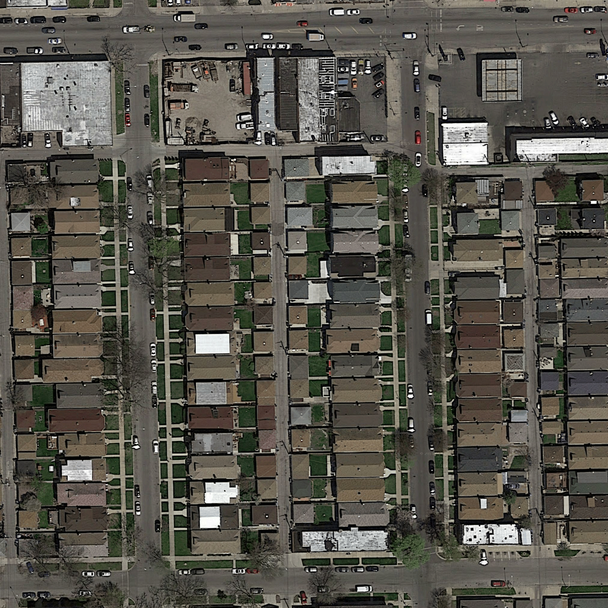
#> input picture Road_segmentation/test_set_images/test_1/test_1.png, 608 x 608 px, found by its file name; its folder holds only this picture in this run
$ jupyter execute --allow-errors 5_Colour_image_enhancement.ipynb   (shell and % lines are left out)
#> lines starting #> are read from the running program, lines starting #| are printed output that depends on the picture
# Logistic Regression with colour + greyscale + image enhancement

Added different image enhancements to the model in step 4, ie 10 features
+ Clip limit = 0.3

[cell 1]
import matplotlib.image as mpimg
import numpy as np
import matplotlib.pyplot as plt
import os,sys
from PIL import Image
from mask_to_submission import *

from sklearn import linear_model
from sklearn import model_selection
from sklearn import metrics
from sklearn.model_selection import cross_val_score

from skimage import data, img_as_float
from skimage import exposure
from skimage.morphology import disk
from skimage.filters.rank import enhance_contrast
from skimage.color import rgb2gray
from skimage.filters.rank import autolevel

[cell 2]
# Helper functions

def load_image(infilename):
    data = mpimg.imread(infilename)
    return data

# [21 lines left out: functions img_float_to_uint8, concatenate_images, not called in this run]

def img_crop(im, w, h):
    list_patches = []
    imgwidth = im.shape[0]
    imgheight = im.shape[1]
    is_2d = len(im.shape) < 3
    for i in range(0,imgheight,h):
        for j in range(0,imgwidth,w):
            if is_2d:
                im_patch = im[j:j+w, i:i+h]
            else:
                im_patch = im[j:j+w, i:i+h, :]
            list_patches.append(im_patch)
    return list_patches

[cell 3]
# Loaded a set of images
root_dir = "training/"

image_dir = root_dir + "images/"
#> (the rest of this cell did not finish here and is left out)

[cell 4]
# Extract patches from input images
patch_size = 38 # each patch is 16*16 pixels

#> (the rest of this cell did not finish here and is left out)

[cell 5]
# Extract 6-dimensional features consisting of average RGB color as well as variance
# [12 lines left out: functions extract_features, extract_features_2d, not called in this run]

#Extract 10-dimensional features, average RGB and gray colour and variance
def extract_features_all(img, img_e):
    feat_m = np.mean(img, axis=(0,1))
    feat_v = np.var(img, axis=(0,1))
    feat_m1 = np.mean(img)
    feat_v1 = np.var(img)
    f = np.append(feat_v, feat_m)
    f1 = np.append(feat_v1, feat_m1)
    feature = np.append(f, f1)

    feat_m2 = np.mean(img_e)
    feat_v2 = np.var(img_e)
    f2 = np.append(feat_v2, feat_m2)

    feat = np.append(feature, f2)

    return feat

# Extract features for a given image
def extract_img_features(filename):
    img = load_image(filename)
    img_patches = img_crop(img, patch_size, patch_size)
    img_e = exposure.equalize_adapthist(img, clip_limit=0.002)
    img_patches_e = img_crop(img_e, patch_size, patch_size)

    X = np.asarray([extract_features_all(img_patches[i],img_patches_e[i]) for i in range(len(img_patches))])
    return X

[cell 6]
# Compute features for each image patch
foreground_threshold = 0.25 # percentage of pixels > 1 required to assign a foreground label to a patch

# [6 lines left out: function value_to_class, not called in this run]

#> (the rest of this cell did not finish here and is left out)

#> (a cell that did not finish here is left out)

#> (a cell that did not finish here is left out)

[cell 9]
# train a logistic regression classifier

# we create an instance of the classifier and fit the data
classifier = linear_model.LogisticRegression(C=1e5, class_weight="balanced")
#> (the rest of this cell did not finish here and is left out)

#> (a cell that did not finish here is left out)

[cell 11]
# Check automatically with crossvalidation
k = 60
#> (the rest of this cell did not finish here and is left out)

[cell 12]
# Convert array of labels to an image

# [20 lines left out: functions label_to_img, make_img_overlay, not called in this run]

[cell 13]
#Create prediction images using all the test images
def binary_to_uint8(img):
    rimg = (img * 255).round().astype(np.uint8)
    return rimg

def create_submission(classifier):
    test_img_dir = 'test_set_images/'
    for img_idx in range(1, 51):

        test_img_dir_i = test_img_dir + 'test_' + str(img_idx) + '/'
        test_files = os.listdir(test_img_dir_i)
        img = load_image(test_img_dir_i + test_files[0])
#> in load_image, data is the input picture: shape (608, 608, 3) float32; mean R, G, B 0.341, 0.331, 0.298

        Xi = extract_img_features(test_img_dir_i + test_files[0])
#> after the loop in img_crop, `for i in range(0,imgheight,h):`: list_patches = 256 items
#> in extract_features_all, `feat_m = np.mean(img, axis=(0,1))`: feat_m = [0.404, 0.391, 0.368]
#> in extract_features_all, `feat_v = np.var(img, axis=(0,1))`: feat_v = [0.0322, 0.0311, 0.0281]
#> in extract_features_all, `feat_m1 = np.mean(img)`: feat_m1 = 0.388
#> in extract_features_all, `feat_v1 = np.var(img)`: feat_v1 = 0.0307
#> in extract_features_all, `f = np.append(feat_v, feat_m)`: f = [0.0322, 0.0311, 0.0281, 0.404, 0.391, 0.368]
#> in extract_features_all, `f1 = np.append(feat_v1, feat_m1)`: f1 = [0.0307, 0.388]
#> in extract_features_all, `feature = np.append(f, f1)`: feature = [0.0322, 0.0311, 0.0281, 0.404, 0.391, 0.368, 0.0307, 0.388]
#> in extract_features_all, `feat_m2 = np.mean(img_e)`: feat_m2 = 0.386
#> in extract_features_all, `feat_v2 = np.var(img_e)`: feat_v2 = 0.0307
#> in extract_features_all, `f2 = np.append(feat_v2, feat_m2)`: f2 = [0.0307, 0.386]
#> in extract_features_all, `feat = np.append(feature, f2)`: feat = [0.0322, 0.0311, 0.0281, 0.404, 0.391, 0.368, 0.0307, 0.388, 0.0307, 0.386]
#> in extract_features_all (call 14), `feat_m = np.mean(img, axis=(0,1))`: feat_m = [0.343, 0.321, 0.282]
#> in extract_features_all (call 14), `feat_m = np.mean(img, axis=(0,1))`:
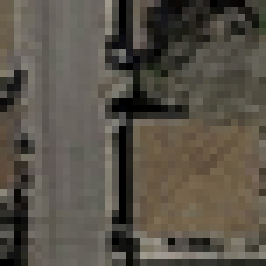
#> img: shape (38, 38, 3) float32 (shown 7 times larger); mean of channels 0, 1, 2 0.343, 0.321, 0.282; drawn as R, G, B
#> in extract_features_all (call 14), `feat_v = np.var(img, axis=(0,1))`: feat_v = [0.0171, 0.0146, 0.0124]
#> in extract_features_all (call 14), `feat_m1 = np.mean(img)`: feat_m1 = 0.315
#> in extract_features_all (call 14), `feat_v1 = np.var(img)`: feat_v1 = 0.0153
#> in extract_features_all (call 14), `f = np.append(feat_v, feat_m)`: f = [0.0171, 0.0146, 0.0124, 0.343, 0.321, 0.282]
#> in extract_features_all (call 14), `f1 = np.append(feat_v1, feat_m1)`: f1 = [0.0153, 0.315]
#> in extract_features_all (call 14), `feature = np.append(f, f1)`: feature = [0.0171, 0.0146, 0.0124, 0.343, 0.321, 0.282, 0.0153, 0.315]
#> in extract_features_all (call 14), `feat_m2 = np.mean(img_e)`: feat_m2 = 0.313
#> in extract_features_all (call 14), `feat_v2 = np.var(img_e)`: feat_v2 = 0.0152
#> in extract_features_all (call 14), `f2 = np.append(feat_v2, feat_m2)`: f2 = [0.0152, 0.313]
#> in extract_features_all (call 14), `feat = np.append(feature, f2)`: feat = [0.0171, 0.0146, 0.0124, 0.343, 0.321, 0.282, 0.0153, 0.315, 0.0152, 0.313]
#> in extract_features_all (call 15), `feat_m = np.mean(img, axis=(0,1))`: feat_m = [0.322, 0.312, 0.291]
#> in extract_features_all (call 15), `feat_m = np.mean(img, axis=(0,1))`:
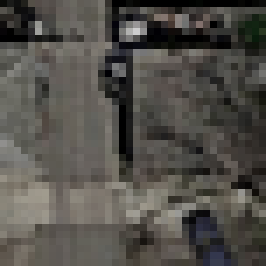
#> img: shape (38, 38, 3) float32 (shown 7 times larger); mean of channels 0, 1, 2 0.322, 0.312, 0.291; drawn as R, G, B
#> in extract_features_all (call 15), `feat_v = np.var(img, axis=(0,1))`: feat_v = [0.0195, 0.0181, 0.016]
#> in extract_features_all (call 15), `feat_m1 = np.mean(img)`: feat_m1 = 0.308
#> in extract_features_all (call 15), `feat_v1 = np.var(img)`: feat_v1 = 0.0181
#> in extract_features_all (call 15), `f = np.append(feat_v, feat_m)`: f = [0.0195, 0.0181, 0.016, 0.322, 0.312, 0.291]
#> in extract_features_all (call 15), `f1 = np.append(feat_v1, feat_m1)`: f1 = [0.0181, 0.308]
#> in extract_features_all (call 15), `feature = np.append(f, f1)`: feature = [0.0195, 0.0181, 0.016, 0.322, 0.312, 0.291, 0.0181, 0.308]
#> in extract_features_all (call 15), `feat_m2 = np.mean(img_e)`: feat_m2 = 0.306
#> in extract_features_all (call 15), `feat_v2 = np.var(img_e)`: feat_v2 = 0.018
#> in extract_features_all (call 15), `f2 = np.append(feat_v2, feat_m2)`: f2 = [0.018, 0.306]
#> in extract_features_all (call 15), `feat = np.append(feature, f2)`: feat = [0.0195, 0.0181, 0.016, 0.322, 0.312, 0.291, 0.0181, 0.308, 0.018, 0.306]
#> in extract_features_all (call 16), `feat_m = np.mean(img, axis=(0,1))`: feat_m = [0.338, 0.328, 0.302]
#> in extract_features_all (call 16), `feat_m = np.mean(img, axis=(0,1))`:
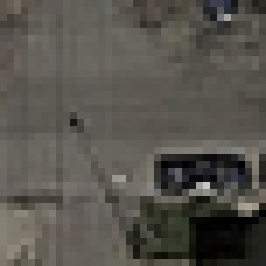
#> img: shape (38, 38, 3) float32 (shown 7 times larger); mean of channels 0, 1, 2 0.338, 0.328, 0.302; drawn as R, G, B
#> in extract_features_all (call 16), `feat_v = np.var(img, axis=(0,1))`: feat_v = [0.0126, 0.0115, 0.0106]
#> in extract_features_all (call 16), `feat_m1 = np.mean(img)`: feat_m1 = 0.322
#> in extract_features_all (call 16), `feat_v1 = np.var(img)`: feat_v1 = 0.0118
#> in extract_features_all (call 16), `f = np.append(feat_v, feat_m)`: f = [0.0126, 0.0115, 0.0106, 0.338, 0.328, 0.302]
#> in extract_features_all (call 16), `f1 = np.append(feat_v1, feat_m1)`: f1 = [0.0118, 0.322]
#> in extract_features_all (call 16), `feature = np.append(f, f1)`: feature = [0.0126, 0.0115, 0.0106, 0.338, 0.328, 0.302, 0.0118, 0.322]
#> in extract_features_all (call 16), `feat_m2 = np.mean(img_e)`: feat_m2 = 0.32
#> in extract_features_all (call 16), `feat_v2 = np.var(img_e)`: feat_v2 = 0.0117
#> in extract_features_all (call 16), `f2 = np.append(feat_v2, feat_m2)`: f2 = [0.0117, 0.32]
#> in extract_features_all (call 16), `feat = np.append(feature, f2)`: feat = [0.0126, 0.0115, 0.0106, 0.338, 0.328, 0.302, 0.0118, 0.322, 0.0117, 0.32]
#> in extract_features_all (call 17), `feat_m = np.mean(img, axis=(0,1))`: feat_m = [0.395, 0.385, 0.366]
#> in extract_features_all (call 17), `feat_m = np.mean(img, axis=(0,1))`:
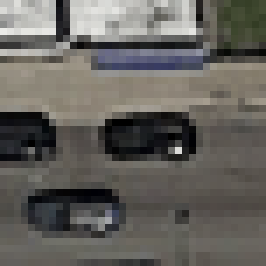
#> img: shape (38, 38, 3) float32 (shown 7 times larger); mean of channels 0, 1, 2 0.395, 0.385, 0.366; drawn as R, G, B
#> in extract_features_all (call 17), `feat_v = np.var(img, axis=(0,1))`: feat_v = [0.0352, 0.0336, 0.0309]
#> in extract_features_all (call 17), `feat_m1 = np.mean(img)`: feat_m1 = 0.382
#> in extract_features_all (call 17), `feat_v1 = np.var(img)`: feat_v1 = 0.0334
#> in extract_features_all (call 17), `f = np.append(feat_v, feat_m)`: f = [0.0352, 0.0336, 0.0309, 0.395, 0.385, 0.366]
#> in extract_features_all (call 17), `f1 = np.append(feat_v1, feat_m1)`: f1 = [0.0334, 0.382]
#> in extract_features_all (call 17), `feature = np.append(f, f1)`: feature = [0.0352, 0.0336, 0.0309, 0.395, 0.385, 0.366, 0.0334, 0.382]
#> in extract_features_all (call 17), `feat_m2 = np.mean(img_e)`: feat_m2 = 0.38
#> in extract_features_all (call 17), `feat_v2 = np.var(img_e)`: feat_v2 = 0.0334
#> in extract_features_all (call 17), `f2 = np.append(feat_v2, feat_m2)`: f2 = [0.0334, 0.38]
#> in extract_features_all (call 17), `feat = np.append(feature, f2)`: feat = [0.0352, 0.0336, 0.0309, 0.395, 0.385, 0.366, 0.0334, 0.382, 0.0334, 0.38]
#> in extract_features_all (call 18), `feat_m = np.mean(img, axis=(0,1))`: feat_m = [0.412, 0.41, 0.404]
#> in extract_features_all (call 18), `feat_m = np.mean(img, axis=(0,1))`:
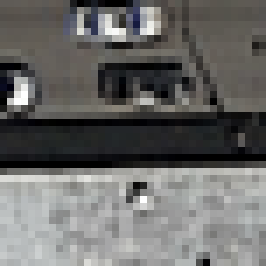
#> img: shape (38, 38, 3) float32 (shown 7 times larger); mean of channels 0, 1, 2 0.412, 0.41, 0.404; drawn as R, G, B
#> in extract_features_all (call 18), `feat_v = np.var(img, axis=(0,1))`: feat_v = [0.0557, 0.0566, 0.0553]
#> in extract_features_all (call 18), `feat_m1 = np.mean(img)`: feat_m1 = 0.409
#> in extract_features_all (call 18), `feat_v1 = np.var(img)`: feat_v1 = 0.0559
#> in extract_features_all (call 18), `f = np.append(feat_v, feat_m)`: f = [0.0557, 0.0566, 0.0553, 0.412, 0.41, 0.404]
#> in extract_features_all (call 18), `f1 = np.append(feat_v1, feat_m1)`: f1 = [0.0559, 0.409]
#> in extract_features_all (call 18), `feature = np.append(f, f1)`: feature = [0.0557, 0.0566, 0.0553, 0.412, 0.41, 0.404, 0.0559, 0.409]
#> in extract_features_all (call 18), `feat_m2 = np.mean(img_e)`: feat_m2 = 0.407
#> in extract_features_all (call 18), `feat_v2 = np.var(img_e)`: feat_v2 = 0.0559
#> in extract_features_all (call 18), `f2 = np.append(feat_v2, feat_m2)`: f2 = [0.0559, 0.407]
#> in extract_features_all (call 18), `feat = np.append(feature, f2)`: feat = [0.0557, 0.0566, 0.0553, 0.412, 0.41, 0.404, 0.0559, 0.409, 0.0559, 0.407]
#> in extract_features_all (call 19), `feat_m = np.mean(img, axis=(0,1))`: feat_m = [0.593, 0.598, 0.592]
#> in extract_features_all (call 19), `feat_m = np.mean(img, axis=(0,1))`:
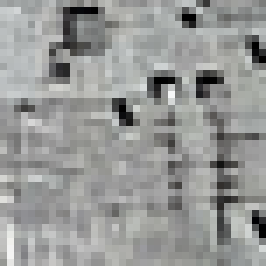
#> img: shape (38, 38, 3) float32 (shown 7 times larger); mean of channels 0, 1, 2 0.593, 0.598, 0.592; drawn as R, G, B
#> in extract_features_all (call 19), `feat_v = np.var(img, axis=(0,1))`: feat_v = [0.0197, 0.0204, 0.02]
#> in extract_features_all (call 19), `feat_m1 = np.mean(img)`: feat_m1 = 0.595
#> in extract_features_all (call 19), `feat_v1 = np.var(img)`: feat_v1 = 0.0201
#> in extract_features_all (call 19), `f = np.append(feat_v, feat_m)`: f = [0.0197, 0.0204, 0.02, 0.593, 0.598, 0.592]
#> in extract_features_all (call 19), `f1 = np.append(feat_v1, feat_m1)`: f1 = [0.0201, 0.595]
#> in extract_features_all (call 19), `feature = np.append(f, f1)`: feature = [0.0197, 0.0204, 0.02, 0.593, 0.598, 0.592, 0.0201, 0.595]
#> in extract_features_all (call 19), `feat_m2 = np.mean(img_e)`: feat_m2 = 0.593
#> in extract_features_all (call 19), `feat_v2 = np.var(img_e)`: feat_v2 = 0.02
#> in extract_features_all (call 19), `f2 = np.append(feat_v2, feat_m2)`: f2 = [0.02, 0.593]
#> in extract_features_all (call 19), `feat = np.append(feature, f2)`: feat = [0.0197, 0.0204, 0.02, 0.593, 0.598, 0.592, 0.0201, 0.595, 0.02, 0.593]
#> in extract_features_all (call 20), `feat_m = np.mean(img, axis=(0,1))`: feat_m = [0.526, 0.519, 0.505]
#> in extract_features_all (call 20), `feat_m = np.mean(img, axis=(0,1))`:
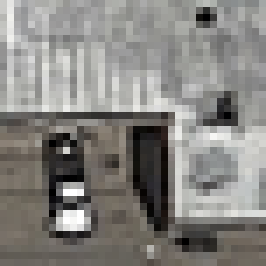
#> img: shape (38, 38, 3) float32 (shown 7 times larger); mean of channels 0, 1, 2 0.526, 0.519, 0.505; drawn as R, G, B
#> in extract_features_all (call 20), `feat_v = np.var(img, axis=(0,1))`: feat_v = [0.0388, 0.0413, 0.0422]
#> in extract_features_all (call 20), `feat_m1 = np.mean(img)`: feat_m1 = 0.517
#> in extract_features_all (call 20), `feat_v1 = np.var(img)`: feat_v1 = 0.0408
#> in extract_features_all (call 20), `f = np.append(feat_v, feat_m)`: f = [0.0388, 0.0413, 0.0422, 0.526, 0.519, 0.505]
#> in extract_features_all (call 20), `f1 = np.append(feat_v1, feat_m1)`: f1 = [0.0408, 0.517]
#> in extract_features_all (call 20), `feature = np.append(f, f1)`: feature = [0.0388, 0.0413, 0.0422, 0.526, 0.519, 0.505, 0.0408, 0.517]
#> in extract_features_all (call 20), `feat_m2 = np.mean(img_e)`: feat_m2 = 0.515
#> in extract_features_all (call 20), `feat_v2 = np.var(img_e)`: feat_v2 = 0.0409
#> in extract_features_all (call 20), `f2 = np.append(feat_v2, feat_m2)`: f2 = [0.0409, 0.515]
#> in extract_features_all (call 20), `feat = np.append(feature, f2)`: feat = [0.0388, 0.0413, 0.0422, 0.526, 0.519, 0.505, 0.0408, 0.517, 0.0409, 0.515]
#> in extract_features_all (call 21), `feat_m = np.mean(img, axis=(0,1))`: feat_m = [0.255, 0.244, 0.221]
#> in extract_features_all (call 21), `feat_m = np.mean(img, axis=(0,1))`:
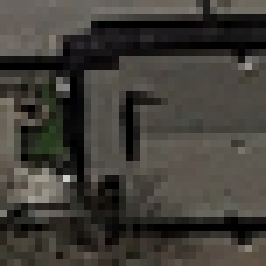
#> img: shape (38, 38, 3) float32 (shown 7 times larger); mean of channels 0, 1, 2 0.255, 0.244, 0.221; drawn as R, G, B
#> in extract_features_all (call 21), `feat_v = np.var(img, axis=(0,1))`: feat_v = [0.0187, 0.0173, 0.0149]
#> in extract_features_all (call 21), `feat_m1 = np.mean(img)`: feat_m1 = 0.24
#> in extract_features_all (call 21), `feat_v1 = np.var(img)`: feat_v1 = 0.0172
#> in extract_features_all (call 21), `f = np.append(feat_v, feat_m)`: f = [0.0187, 0.0173, 0.0149, 0.255, 0.244, 0.221]
#> in extract_features_all (call 21), `f1 = np.append(feat_v1, feat_m1)`: f1 = [0.0172, 0.24]
#> in extract_features_all (call 21), `feature = np.append(f, f1)`: feature = [0.0187, 0.0173, 0.0149, 0.255, 0.244, 0.221, 0.0172, 0.24]
#> in extract_features_all (call 21), `feat_m2 = np.mean(img_e)`: feat_m2 = 0.238
#> in extract_features_all (call 21), `feat_v2 = np.var(img_e)`: feat_v2 = 0.0172
#> in extract_features_all (call 21), `f2 = np.append(feat_v2, feat_m2)`: f2 = [0.0172, 0.238]
#> in extract_features_all (call 21), `feat = np.append(feature, f2)`: feat = [0.0187, 0.0173, 0.0149, 0.255, 0.244, 0.221, 0.0172, 0.24, 0.0172, 0.238]
#> in extract_features_all (call 22), `feat_m = np.mean(img, axis=(0,1))`: feat_m = [0.313, 0.285, 0.243]
#> in extract_features_all (call 22), `feat_m = np.mean(img, axis=(0,1))`:
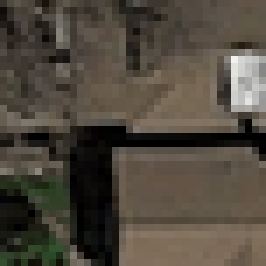
#> img: shape (38, 38, 3) float32 (shown 7 times larger); mean of channels 0, 1, 2 0.313, 0.285, 0.243; drawn as R, G, B
#> in extract_features_all (call 22), `feat_v = np.var(img, axis=(0,1))`: feat_v = [0.0255, 0.0213, 0.0186]
#> in extract_features_all (call 22), `feat_m1 = np.mean(img)`: feat_m1 = 0.28
#> in extract_features_all (call 22), `feat_v1 = np.var(img)`: feat_v1 = 0.0226
#> in extract_features_all (call 22), `f = np.append(feat_v, feat_m)`: f = [0.0255, 0.0213, 0.0186, 0.313, 0.285, 0.243]
#> in extract_features_all (call 22), `f1 = np.append(feat_v1, feat_m1)`: f1 = [0.0226, 0.28]
#> in extract_features_all (call 22), `feature = np.append(f, f1)`: feature = [0.0255, 0.0213, 0.0186, 0.313, 0.285, 0.243, 0.0226, 0.28]
#> in extract_features_all (call 22), `feat_m2 = np.mean(img_e)`: feat_m2 = 0.278
#> in extract_features_all (call 22), `feat_v2 = np.var(img_e)`: feat_v2 = 0.0226
#> in extract_features_all (call 22), `f2 = np.append(feat_v2, feat_m2)`: f2 = [0.0226, 0.278]
#> in extract_features_all (call 22), `feat = np.append(feature, f2)`: feat = [0.0255, 0.0213, 0.0186, 0.313, 0.285, 0.243, 0.0226, 0.28, 0.0226, 0.278]
#> in extract_features_all (call 23), `feat_m = np.mean(img, axis=(0,1))`: feat_m = [0.279, 0.268, 0.221]
#> in extract_features_all (call 23), `feat_m = np.mean(img, axis=(0,1))`:
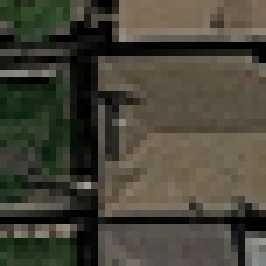
#> img: shape (38, 38, 3) float32 (shown 7 times larger); mean of channels 0, 1, 2 0.279, 0.268, 0.221; drawn as R, G, B
#> in extract_features_all (call 23), `feat_v = np.var(img, axis=(0,1))`: feat_v = [0.0261, 0.0191, 0.0156]
#> in extract_features_all (call 23), `feat_m1 = np.mean(img)`: feat_m1 = 0.256
#> in extract_features_all (call 23), `feat_v1 = np.var(img)`: feat_v1 = 0.0209
#> in extract_features_all (call 23), `f = np.append(feat_v, feat_m)`: f = [0.0261, 0.0191, 0.0156, 0.279, 0.268, 0.221]
#> in extract_features_all (call 23), `f1 = np.append(feat_v1, feat_m1)`: f1 = [0.0209, 0.256]
#> in extract_features_all (call 23), `feature = np.append(f, f1)`: feature = [0.0261, 0.0191, 0.0156, 0.279, 0.268, 0.221, 0.0209, 0.256]
#> in extract_features_all (call 23), `feat_m2 = np.mean(img_e)`: feat_m2 = 0.254
#> in extract_features_all (call 23), `feat_v2 = np.var(img_e)`: feat_v2 = 0.0208
#> in extract_features_all (call 23), `f2 = np.append(feat_v2, feat_m2)`: f2 = [0.0208, 0.254]
#> in extract_features_all (call 23), `feat = np.append(feature, f2)`: feat = [0.0261, 0.0191, 0.0156, 0.279, 0.268, 0.221, 0.0209, 0.256, 0.0208, 0.254]
